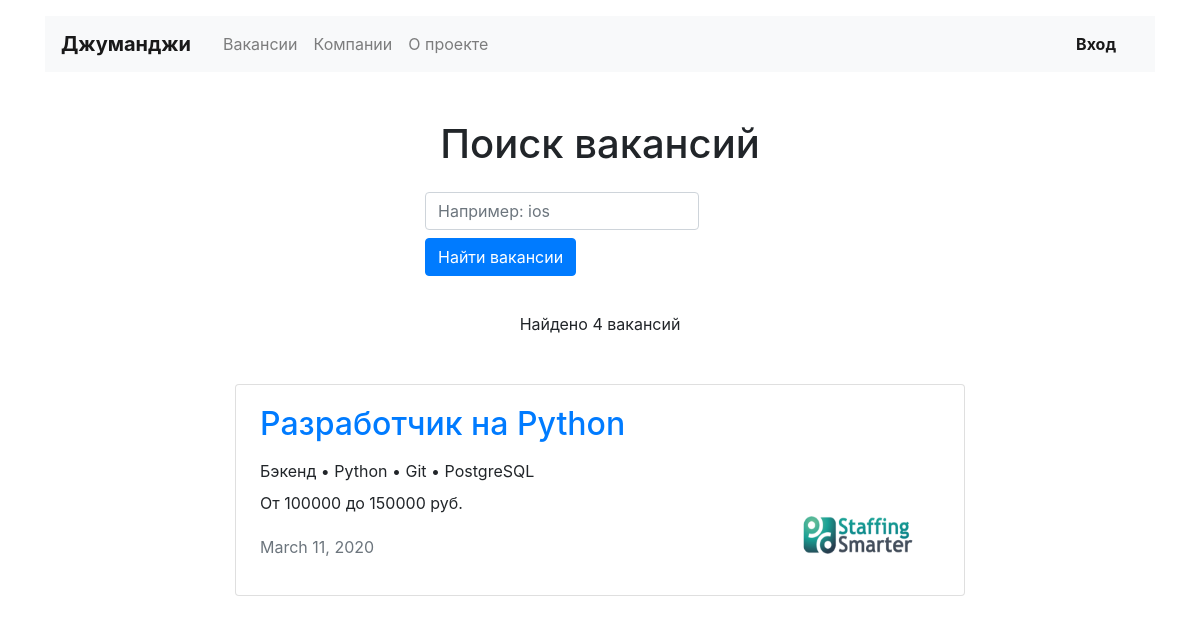
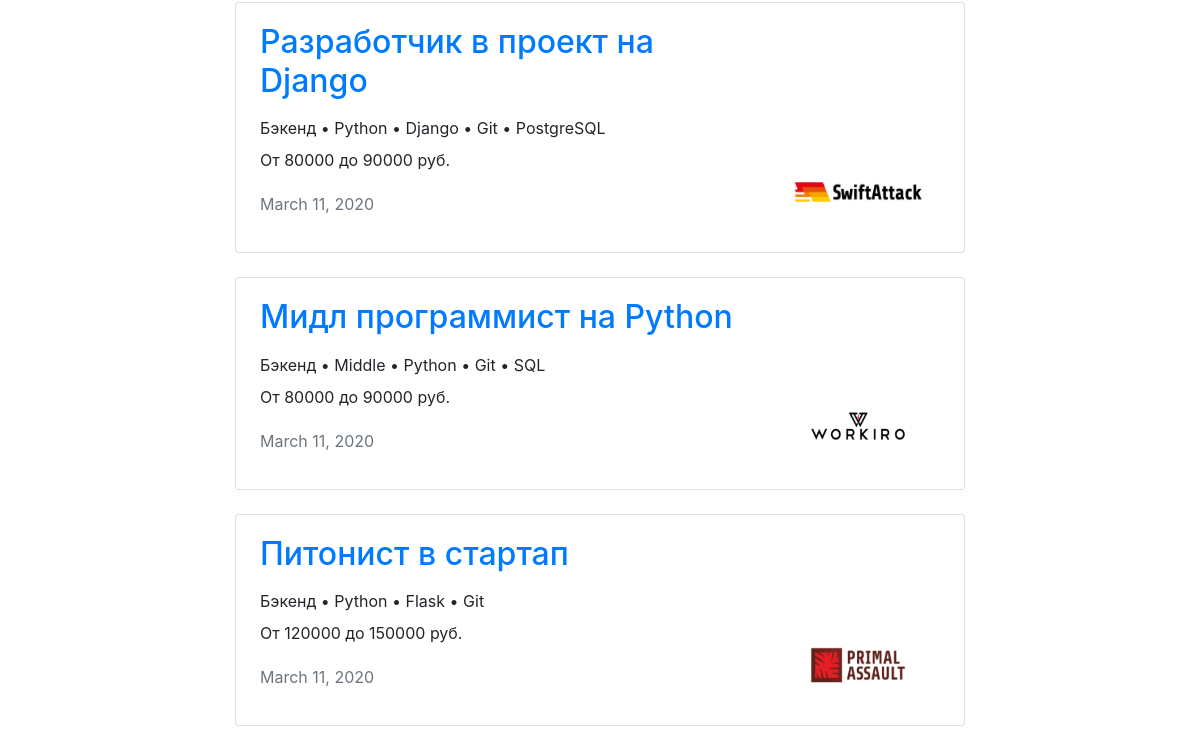
The page /search/?s=Python on the database as committed earlier (2 pictures, top to bottom).
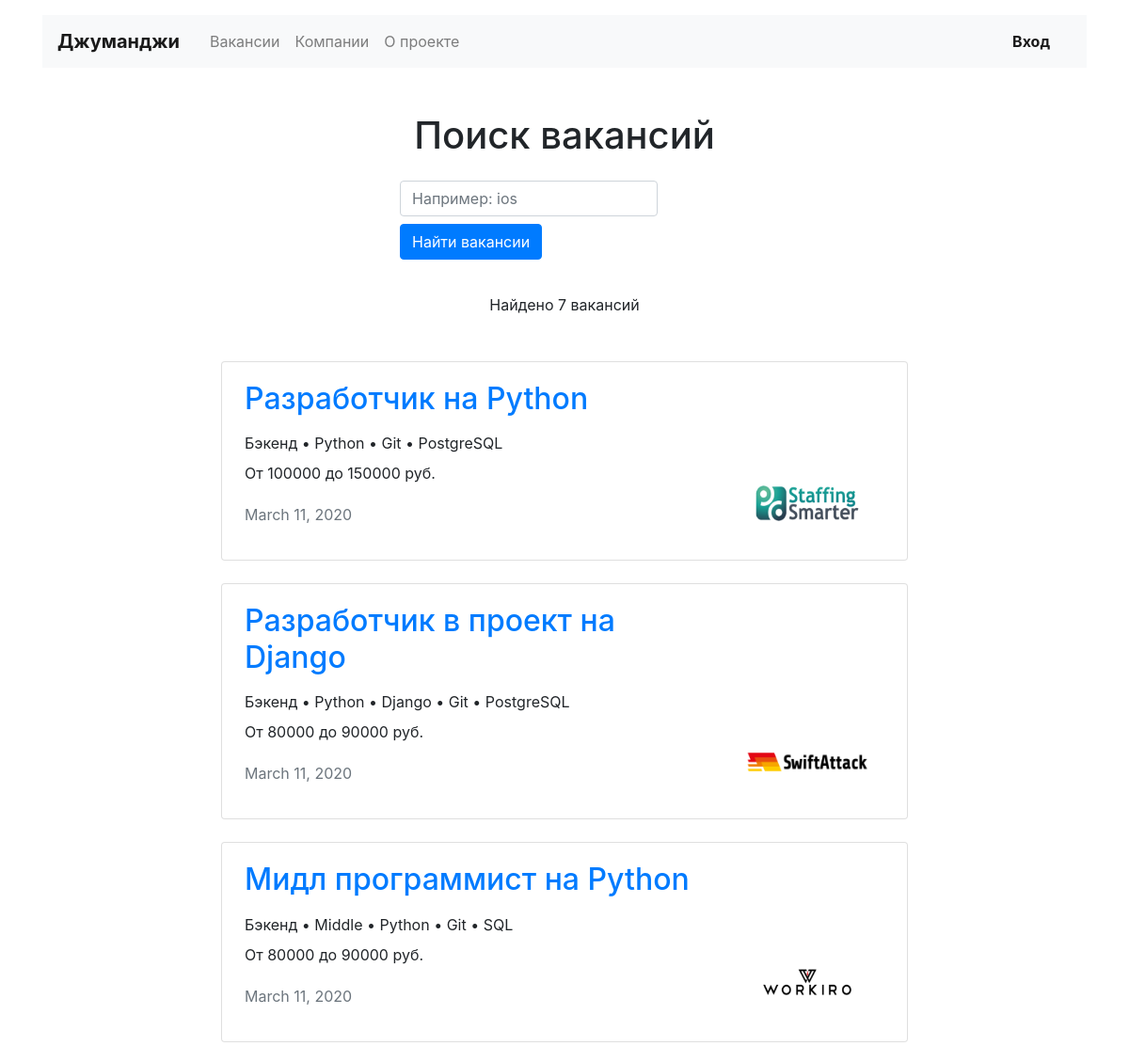
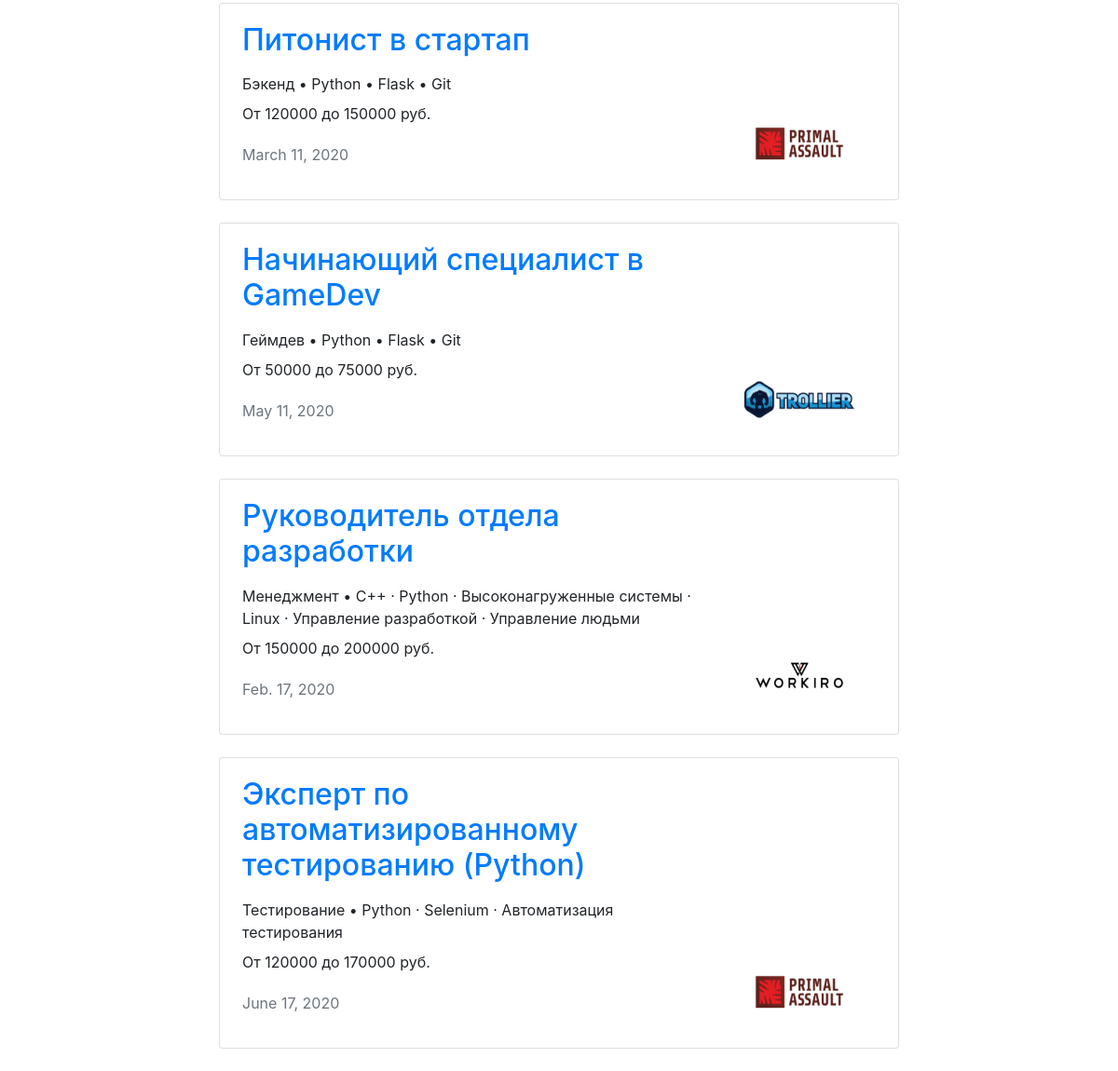
The same page on the database as committed later (2 pictures, top to bottom).
### vacancies/models.py (models this page shows, shortened)
class Vacancy(models.Model):
    title = models.CharField(max_length=75)
    specialty = models.ForeignKey(Specialty, on_delete=models.CASCADE, related_name='vacancies', null=True)
    company = models.ForeignKey(Company, on_delete=models.CASCADE, related_name='vacancies')
    skills = models.CharField(max_length=350)
    description = models.CharField(max_length=700)
    salary_min = models.PositiveIntegerField()
    salary_max = models.PositiveIntegerField()
    published_at = models.DateField()

class Specialty(models.Model):
    code = models.CharField(max_length=25)
    title = models.CharField(max_length=25)
    picture = models.ImageField(upload_to=MEDIA_SPECIALITY_IMAGE_DIR)

class Company(models.Model):
    name = models.CharField(max_length=120)
    owner = models.OneToOneField(User, on_delete=models.CASCADE)
    location = models.CharField(max_length=50)
    logo = models.ImageField(upload_to=MEDIA_COMPANY_IMAGE_DIR, default='100x60.jpg')
    description = models.CharField(max_length=350)
    employee_count = models.PositiveIntegerField()

### vacancies/views.py (the view)
# urls.py: path('search/', SearchView.as_view(), name='search')
class SearchView(ListView):
    model = Vacancy
    template_name = 'vacancies/search.html'
    def get_queryset(self):
        query = self.request.GET.get('s')
        return Vacancy.objects.filter(
            Q(title__icontains=query) | Q(description__icontains=query) | Q(skills__icontains=query)
        )

### vacancies/templates/vacancies/search.html (shortened to what this page needs)
{% extends 'base.html' %}
{% block content %}
    <main class="container mt-3">
        <section>
            <h1 class="h1 text-center mt-5 mb-4">Поиск вакансий</h1>
            <div class="row">
                <div class="col-md-7 col-lg-5 col-xl-4 col-sm-8 mx-auto">
                    <form class="form-inline sm-form mr-auto mb-4">
                        <div>
                            <input class="form-control mr-sm-2" type="text" placeholder="Например: ios"
                                   aria-label="Search" name="s">
                        </div>
                        <button class="btn btn-primary my-2" type="submit">Найти вакансии</button>
                    </form>
                </div>
            </div>
            <p class="text-center pt-1">Найдено {{ object_list.count }} вакансий</p>
            <div class="row mt-5">
                <div class="col-12 col-lg-8 offset-lg-2 m-auto">
                    {% for vacancy in object_list %}
                        <div class="card mb-4">
                            <div class="card-body px-4">
                                <div class="row">
                                    <div class="col-12 col-md-8 col-lg-9">
                                        <a href="{% url 'vacancy' vacancy.id %}"><h2
                                                class="h2 pb-2">{{ vacancy.title }}</h2></a>
                                        <p class="mb-2">{% if spec %} {{ spec.title }} {% else %}
                                            {{ vacancy.specialty.title }} {% endif %}• {{ vacancy.skills }}</p>
                                        <p>От {{ vacancy.salary_min }} до {{ vacancy.salary_max }} руб.</p>
                                        <p class="text-muted pt-1">{{ vacancy.published_at }}</p>
                                    </div>
                                    <div class="col-12 col-md-4 col-lg-3 d-flex align-items-end">
                                        <a href="{% url 'company' vacancy.company.id %}"><img
                                                src="{{ vacancy.company.logo.url }}" width="130" height="80"
                                                alt=""></a>
                                    </div>
                                </div>
                            </div>
                        </div>
                    {% endfor %}
                </div>
            </div>
        </section>
    </main>
{% endblock %}

Rows that differ between the two databases and show on the page:
added Vacancy: title "Начинающий специалист в GameDev", specialty "Геймдев", skills "Python • Flask • Git", salary_min "50000", salary_max "75000", published_at "May 11, 2020", company.logo (picture)
added Vacancy: title "Руководитель отдела разработки", specialty "Менеджмент", skills "C++ · Python · Высоконагруженные системы · Linux · Управление разработкой · Управление людьми", salary_min "150000", salary_max "200000", published_at "Feb. 17, 2020", company.logo (picture)
added Vacancy: title "Эксперт по автоматизированному тестированию (Python)", specialty "Тестирование", skills "Python · Selenium · Автоматизация тестирования", salary_min "120000", salary_max "170000", published_at "June 17, 2020", company.logo (picture)
Other text that changed with them:
{{ object_list.count }}: "4" → "7"
